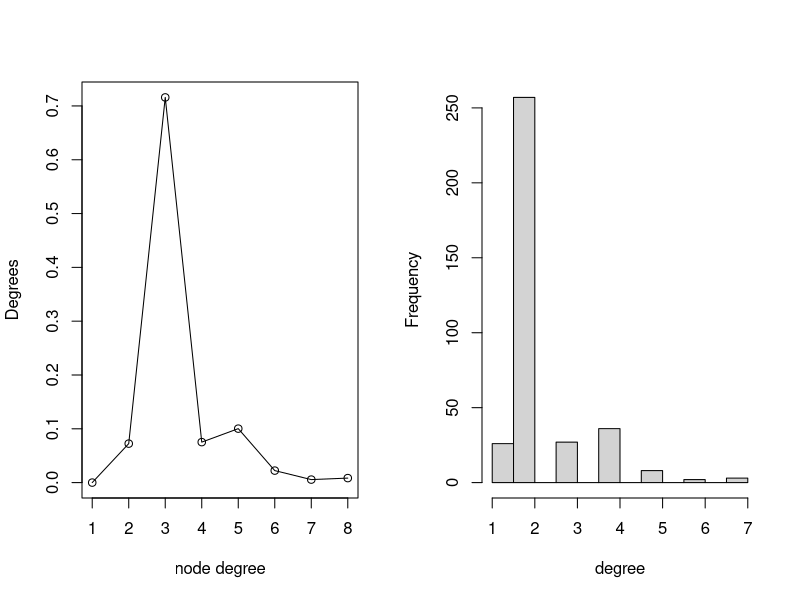
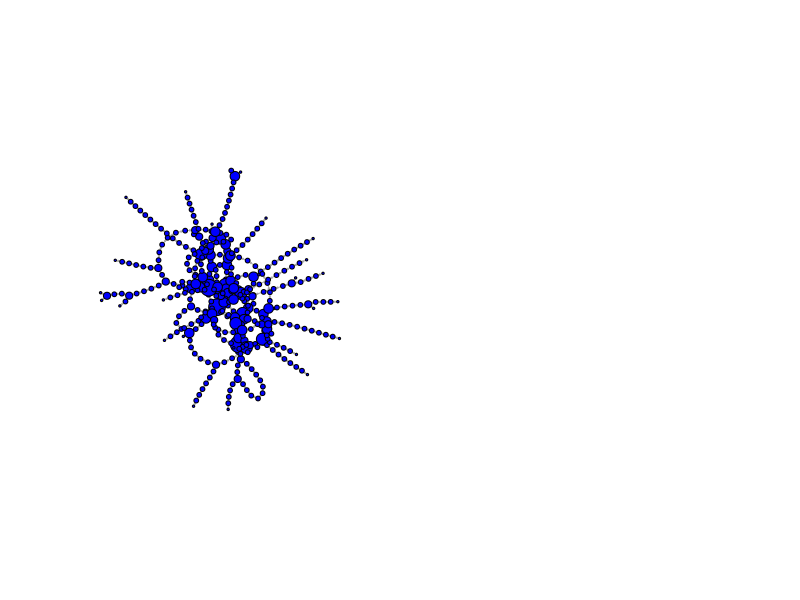
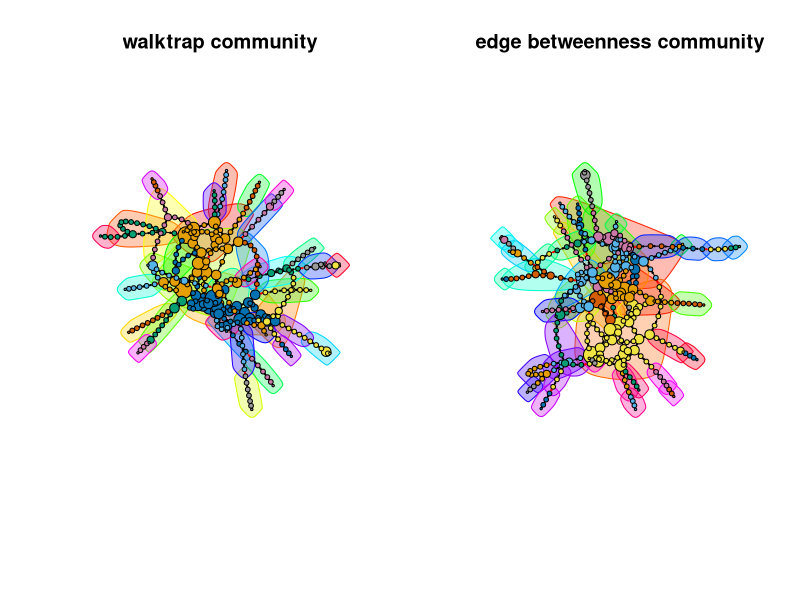

Generate these figures, in order, with R:
## ---- chunk 1
library('igraph')
setwd('/Users/krishna/MIRI/IR/session5')
london_metro = read.csv('london_tube.txt',header=F, sep='\t')
data = subset(london_metro, select=c(V1,V2))
names(data) = c('source1','destination1')
## ---- chunk 2
par(mfrow=c(1,2))
metro_graph = graph.data.frame(d = data, directed = T)
plot(degree.distribution(metro_graph), xlab="node degree",ylab="Degrees")
lines(degree.distribution(metro_graph))
hist(degree(metro_graph),main="",xlab="degree")
## ---- chunk 3
library(knitr)

diameter = diameter(metro_graph)
clustring_coefficient = transitivity(metro_graph)
average_path_length = average.path.length(metro_graph)
total_vertices = length(V(metro_graph))
total_edges = length(E(metro_graph))
results = rbind(diameter,clustring_coefficient,average_path_length,
                total_vertices,total_edges)
results = data.frame(results)
names(results) = c("Values")
kable(results)
## ---- chunk 4
node.size=degree(metro_graph)*2
plot.igraph(metro_graph, vertex.label = NA, layout=layout_with_kk, vertex.color="blue",edge.arrow.size=0.1, vertex.size=node.size)
## ---- chunk 5
par(mfrow=c(1,2))
wc = walktrap.community(metro_graph)
plot(wc, metro_graph, vertex.label = NA,edge.arrow.size=0.1, vertex.size=node.size, main="walktrap community")
ebc = edge.betweenness.community(metro_graph)
plot(ebc, metro_graph, vertex.label = NA,edge.arrow.size=0.1, vertex.size=node.size, main="edge betweenness community")
## ---- chunk 6
walktrap = rbind(modularity(wc),max(wc$membership))
edge_betweenness = rbind(modularity(ebc),max(ebc$membership))
res2 = data.frame(walktrap,edge_betweenness)
rownames(res2) =c("Modularity","Membership")
kable(res2)
